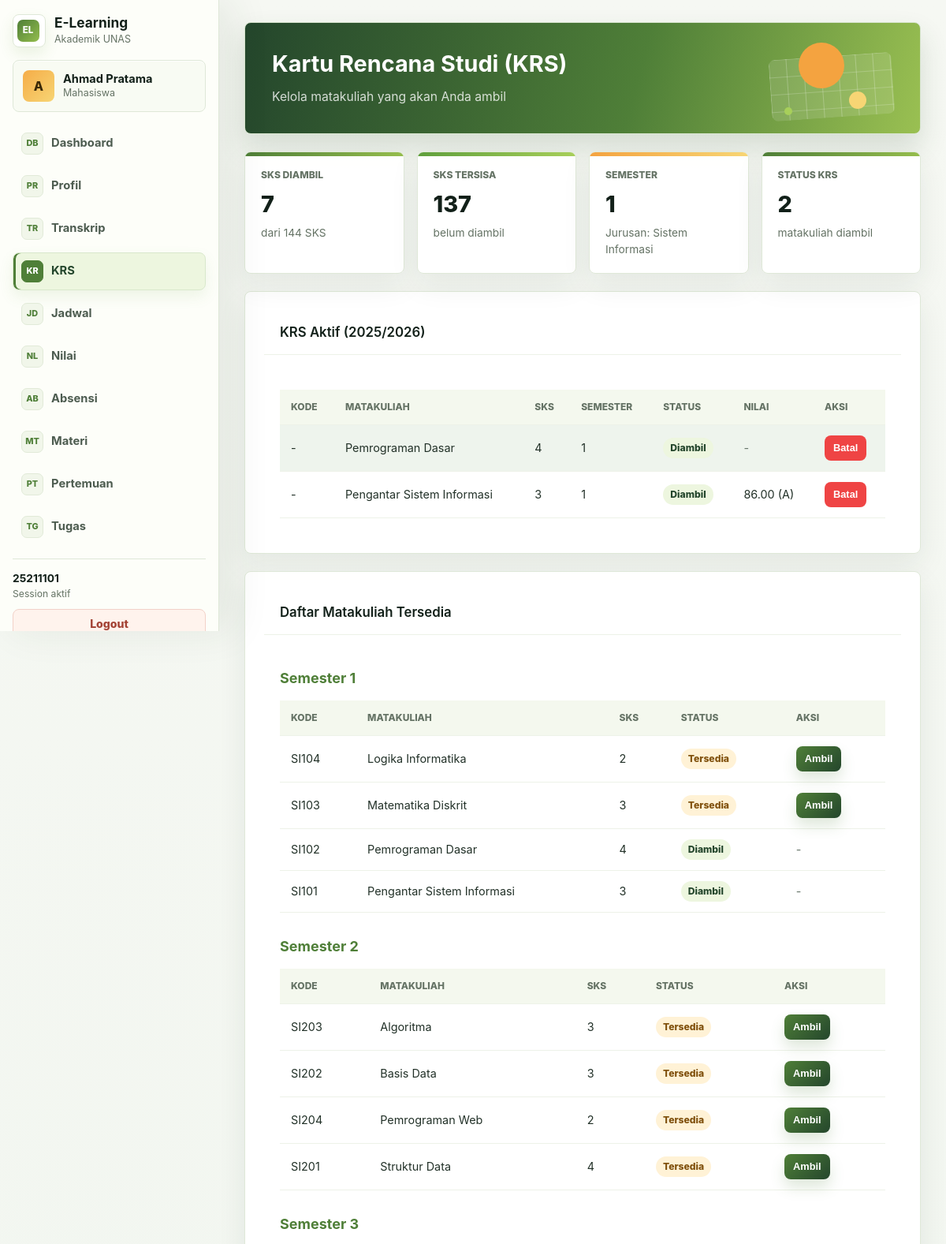
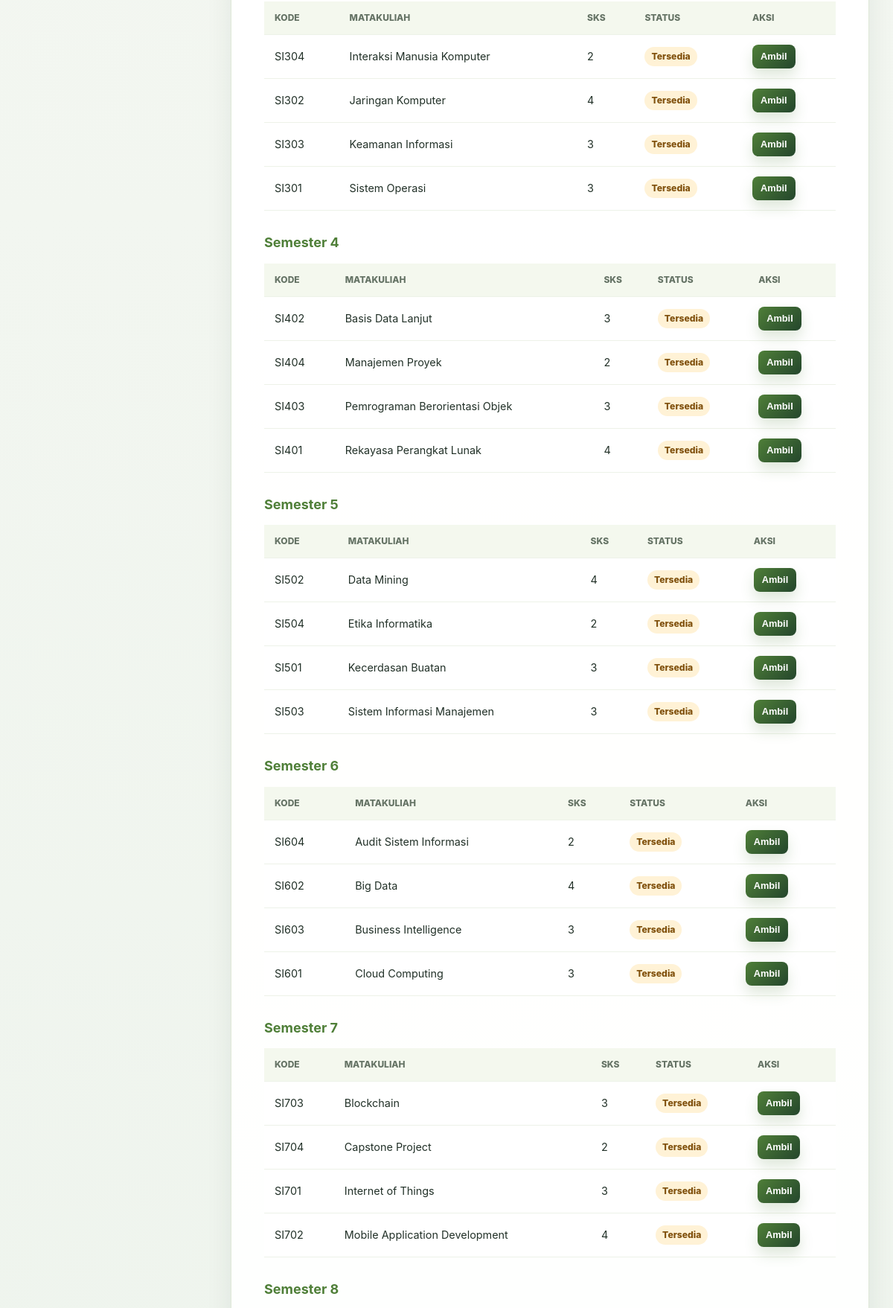
/src/mahasiswa/krs.php (signed in, upper part), run on the app's committed database (2 pictures, top to bottom).
### tables this page shows
CREATE TABLE IF NOT EXISTS mahasiswa (
  id INT PRIMARY KEY AUTO_INCREMENT,
  user_id INT NOT NULL UNIQUE,
  nim VARCHAR(20) UNIQUE,
  jurusan_id INT NOT NULL,
  tahun_angkatan INT NOT NULL,
  semester_saat_ini INT DEFAULT 1,
  total_sks_diambil INT DEFAULT 0,
  total_sks_lulus INT DEFAULT 0,
  ipk DECIMAL(3,2) DEFAULT 0.00,
  status_akademik ENUM('aktif', 'cuti', 'lulus', 'drop') DEFAULT 'aktif',
  created_at TIMESTAMP DEFAULT CURRENT_TIMESTAMP,
  updated_at TIMESTAMP DEFAULT CURRENT_TIMESTAMP ON UPDATE CURRENT_TIMESTAMP,
  FOREIGN KEY (user_id) REFERENCES users(id) ON DELETE CASCADE,
  FOREIGN KEY (jurusan_id) REFERENCES jurusan(id),
  INDEX idx_jurusan (jurusan_id),
  INDEX idx_tahun_angkatan (tahun_angkatan)
);

CREATE TABLE IF NOT EXISTS users (
  id INT PRIMARY KEY AUTO_INCREMENT,
  username VARCHAR(8) UNIQUE NOT NULL,
  password VARCHAR(255) NOT NULL,
  nama_lengkap VARCHAR(100) NOT NULL,
  nama_depan VARCHAR(50) NOT NULL,
  email VARCHAR(100),
  role ENUM('mahasiswa', 'dosen', 'admin') NOT NULL,
  status ENUM('aktif', 'nonaktif') DEFAULT 'aktif',
  last_login TIMESTAMP NULL,
  created_at TIMESTAMP DEFAULT CURRENT_TIMESTAMP,
  updated_at TIMESTAMP DEFAULT CURRENT_TIMESTAMP ON UPDATE CURRENT_TIMESTAMP,
  INDEX idx_username (username),
  INDEX idx_role (role)
);

CREATE TABLE IF NOT EXISTS jurusan (
  id INT PRIMARY KEY AUTO_INCREMENT,
  kode_jurusan VARCHAR(2) UNIQUE NOT NULL,
  nama_jurusan VARCHAR(100) NOT NULL,
  deskripsi TEXT,
  created_at TIMESTAMP DEFAULT CURRENT_TIMESTAMP
);

CREATE TABLE IF NOT EXISTS krs (
  id INT PRIMARY KEY AUTO_INCREMENT,
  mahasiswa_id INT NOT NULL,
  matakuliah_id INT NOT NULL,
  kelas_id INT NOT NULL,
  semester INT NOT NULL,
  tahun_akademik VARCHAR(9) NOT NULL,
  status_krs ENUM('diambil', 'lulus', 'gagal', 'batal') DEFAULT 'diambil',
  nilai_akhir DECIMAL(5,2),
  grade VARCHAR(2),
  created_at TIMESTAMP DEFAULT CURRENT_TIMESTAMP,
  updated_at TIMESTAMP DEFAULT CURRENT_TIMESTAMP ON UPDATE CURRENT_TIMESTAMP,
  FOREIGN KEY (mahasiswa_id) REFERENCES mahasiswa(id) ON DELETE CASCADE,
  FOREIGN KEY (matakuliah_id) REFERENCES matakuliah(id),
  FOREIGN KEY (kelas_id) REFERENCES kelas(id),
  UNIQUE KEY unique_krs (mahasiswa_id, matakuliah_id, tahun_akademik),
  INDEX idx_mahasiswa (mahasiswa_id),
  INDEX idx_matakuliah (matakuliah_id),
  INDEX idx_tahun_akademik (tahun_akademik)
);

CREATE TABLE IF NOT EXISTS matakuliah (
  id INT PRIMARY KEY AUTO_INCREMENT,
  kode_matkul VARCHAR(10) UNIQUE NOT NULL,
  nama_matkul VARCHAR(100) NOT NULL,
  sks INT NOT NULL,
  semester INT NOT NULL,
  jurusan_id INT NOT NULL,
  deskripsi TEXT,
  created_at TIMESTAMP DEFAULT CURRENT_TIMESTAMP,
  updated_at TIMESTAMP DEFAULT CURRENT_TIMESTAMP ON UPDATE CURRENT_TIMESTAMP,
  FOREIGN KEY (jurusan_id) REFERENCES jurusan(id),
  INDEX idx_semester (semester),
  INDEX idx_jurusan (jurusan_id)
);

### src/auth/check_auth.php (called while the page is built, shortened)
<?php
function isLoggedIn() {
  return isset($_SESSION['user_id']) && !empty($_SESSION['user_id']);
}
function getCurrentUser() {
  return [
    'id' => $_SESSION['user_id'],
    'username' => $_SESSION['username'],
    'nama_lengkap' => $_SESSION['nama_lengkap'],
    'role' => $_SESSION['role'],
    'email' => $_SESSION['email'] ?? null
  ];
}
?>

### src/helpers/db.php (called while the page is built, shortened)
<?php
function executeQuery($conn, $sql, $params = [], $types = '') {
  try {
    $stmt = $conn->prepare($sql);
    if (!empty($params)) {
      $stmt->bind_param($types, ...$params);
    }
    if (!$stmt->execute()) {
      throw new Exception("Execute failed: " . $stmt->error);
    }
    return $stmt;
  } catch (Exception $e) {
    error_log("Database error: " . $e->getMessage());
    return false;
  }
}
function fetchRow($conn, $sql, $params = [], $types = '') {
  $stmt = executeQuery($conn, $sql, $params, $types);
  $result = $stmt->get_result();
  $row = $result->fetch_assoc();
  return $row;
}
function fetchAll($conn, $sql, $params = [], $types = '') {
  $stmt = executeQuery($conn, $sql, $params, $types);
  $result = $stmt->get_result();
  $rows = [];
  while ($row = $result->fetch_assoc()) {
    $rows[] = $row;
  }
  return $rows;
}
function getMahasiswaByUserId($conn, $userId) {
  return fetchRow($conn, "
    SELECT m.*, j.nama_jurusan, u.nama_lengkap, u.email
    FROM mahasiswa m
    JOIN jurusan j ON m.jurusan_id = j.id
    JOIN users u ON m.user_id = u.id
    WHERE m.user_id = ?
  ", [$userId], 'i');
}
function getKRSByMahasiswaId($conn, $mahasiswaId, $tahunAkademik = null) {
  $sql = "
    SELECT k.*, m.nama_matkul, m.sks, k.kelas_id, kl.hari, kl.jam_mulai, kl.jam_selesai, kl.ruangan
    FROM krs k
    JOIN matakuliah m ON k.matakuliah_id = m.id
    JOIN kelas kl ON k.kelas_id = kl.id
    WHERE k.mahasiswa_id = ?
  ";
  $params = [$mahasiswaId];
  $types = 'i';
  if ($tahunAkademik) {
    $sql .= " AND k.tahun_akademik = ?";
    $params[] = $tahunAkademik;
    $types .= 's';
  }
  $sql .= " ORDER BY m.semester, m.nama_matkul";
  return fetchAll($conn, $sql, $params, $types);
}

### src/mahasiswa/krs.php (the view, shortened to what this page needs)
<?php
require_once __DIR__ . '/../../config/database.php';
require_once __DIR__ . '/../helpers/db.php';
require_once __DIR__ . '/../auth/check_auth.php';
$user = getCurrentUser();
$mahasiswa = getMahasiswaByUserId($conn, $user['id']);
$tahunAkademik = '2025/2026';
$allMatakuliah = fetchAll($conn, "
  SELECT m.*, j.nama_jurusan
  FROM matakuliah m
  JOIN jurusan j ON m.jurusan_id = j.id
  WHERE m.jurusan_id = ?
  ORDER BY m.semester, m.nama_matkul
", [$mahasiswa['jurusan_id']], 'i');
$currentKrs = getKRSByMahasiswaId($conn, $mahasiswa['id'], $tahunAkademik);
$activeKrs = array_values(array_filter($currentKrs, function($krs) {
  return $krs['status_krs'] !== 'batal';
}));
$currentKrsIds = array_column($activeKrs, 'matakuliah_id');
$matkuPerSemester = [];
foreach ($allMatakuliah as $mk) {
  $semester = $mk['semester'];
  if (!isset($matkuPerSemester[$semester])) {
    $matkuPerSemester[$semester] = [];
  }
  $matkuPerSemester[$semester][] = $mk;
}
$totalSksAmbil = array_sum(array_map(function($krs) {
  return $krs['status_krs'] === 'diambil' ? $krs['sks'] : 0;
}, $activeKrs));
$totalSksPending = 144 - $totalSksAmbil;
?>
<!DOCTYPE html>
<html lang="id">
<head>
  <link rel="stylesheet" href="/elearning_unas/public/css/style.css?v=20260702-fix3">
  <link rel="stylesheet" href="/elearning_unas/public/css/app.css?v=20260702-fix3">
</head>
<body>
  <?php include __DIR__ . '/../components/sidebar.php'; ?>
  <main>
    <div class="page-header">
      <h1 class="page-title">Kartu Rencana Studi (KRS)</h1>
      <p class="page-subtitle">Kelola matakuliah yang akan Anda ambil</p>
    </div>
    <div class="dashboard-grid">
      <div class="stat-card">
        <div class="stat-label">SKS Diambil</div>
        <div class="stat-value"><?php echo $totalSksAmbil; ?></div>
        <div class="stat-change">dari 144 SKS</div>
      </div>
      <div class="stat-card success">
        <div class="stat-label">SKS Tersisa</div>
        <div class="stat-value"><?php echo $totalSksPending; ?></div>
        <div class="stat-change">belum diambil</div>
      </div>
      <div class="stat-card warning">
        <div class="stat-label">Semester</div>
        <div class="stat-value"><?php echo $mahasiswa['semester_saat_ini']; ?></div>
        <div class="stat-change">Jurusan: <?php echo htmlspecialchars($mahasiswa['nama_jurusan']); ?></div>
      </div>
      <div class="stat-card">
        <div class="stat-label">Status KRS</div>
        <div class="stat-value"><?php echo count($activeKrs); ?></div>
        <div class="stat-change">matakuliah diambil</div>
      </div>
    </div>
    <div class="card" style="margin-top: 2rem;">
      <div class="card-header">
        <h2 class="card-title">KRS Aktif (<?php echo $tahunAkademik; ?>)</h2>
      </div>
      <div class="card-body">
        <?php if (empty($activeKrs)): ?>
          <p class="text-muted">Belum ada KRS. Silakan tambahkan matakuliah di bawah.</p>
        <?php else: ?>
          <table class="table table-striped">
            <thead>
              <tr>
                <th>Kode</th>
                <th>Matakuliah</th>
                <th>SKS</th>
                <th>Semester</th>
                <th>Status</th>
                <th>Nilai</th>
                <th>Aksi</th>
              </tr>
            </thead>
            <tbody>
              <?php foreach ($activeKrs as $krs): ?>
                <tr>
                  <td><?php echo htmlspecialchars($krs['kode_matkul'] ?? '-'); ?></td>
                  <td><?php echo htmlspecialchars($krs['nama_matkul']); ?></td>
                  <td><?php echo $krs['sks']; ?></td>
                  <td><?php echo $krs['semester']; ?></td>
                  <td>
                    <span class="badge badge-primary">
                      <?php echo ucfirst($krs['status_krs']); ?>
                    </span>
                  </td>
                  <td>
                    <?php if ($krs['nilai_akhir']): ?>
                      <?php echo $krs['nilai_akhir']; ?> (<?php echo $krs['grade']; ?>)
                    <?php else: ?>
                      <span class="text-muted">-</span>
                    <?php endif; ?>
                  </td>
                  <td>
                    <?php if ($krs['status_krs'] === 'diambil'): ?>
                      <form method="POST" style="display:inline;">
                        <button type="submit" class="btn btn-danger btn-sm" onclick="return confirm('Batalkan KRS ini?')">
                        Batal
                        </button>
                      </form>
                    <?php endif; ?>
                  </td>
                </tr>
              <?php endforeach; ?>
            </tbody>
          </table>
        <?php endif; ?>
      </div>
    </div>
    <div class="card" style="margin-top: 2rem;">
      <div class="card-header">
        <h2 class="card-title">Daftar Matakuliah Tersedia</h2>
      </div>
      <div class="card-body">
        <?php foreach ($matkuPerSemester as $semester => $matkul): ?>
          <div style="margin-bottom: 2rem;">
            <h3 style="font-size: 1.125rem; margin-bottom: 1rem; color: var(--color-primary);">
              Semester <?php echo $semester; ?>
            </h3>
            <table class="table table-compact">
              <thead>
                <tr>
                  <th>Kode</th>
                  <th>Matakuliah</th>
                  <th>SKS</th>
                  <th>Status</th>
                  <th>Aksi</th>
                </tr>
              </thead>
              <tbody>
                <?php foreach ($matkul as $mk): ?>
                  <tr>
                    <td><?php echo htmlspecialchars($mk['kode_matkul']); ?></td>
                    <td><?php echo htmlspecialchars($mk['nama_matkul']); ?></td>
                    <td><?php echo $mk['sks']; ?></td>
                    <td>
                      <?php if (in_array($mk['id'], $currentKrsIds)): ?>
                        <span class="badge badge-success">Diambil</span>
                      <?php else: ?>
                        <span class="badge badge-warning">Tersedia</span>
                      <?php endif; ?>
                    </td>
                    <td>
                      <?php if (!in_array($mk['id'], $currentKrsIds)): ?>
                        <form method="POST" style="display:inline;">
                          <button type="submit" class="btn btn-primary btn-sm" onclick="return confirm('Ambil matakuliah: <?php echo htmlspecialchars($mk['nama_matkul'], ENT_QUOTES); ?>?')">
                          Ambil
                          </button>
                        </form>
                      <?php else: ?>
                        <span class="text-muted">-</span>
                      <?php endif; ?>
                    </td>
                  </tr>
                <?php endforeach; ?>
              </tbody>
            </table>
          </div>
        <?php endforeach; ?>
      </div>
    </div>
  </main>
</body>
</html>

### src/components/sidebar.php (shortened to what this page needs)
<?php
require_once __DIR__ . '/../auth/check_auth.php';
$current_page = basename($_SERVER['PHP_SELF']);
$user = getCurrentUser();
$roleMenus = $menus[$user['role']] ?? [];
$roleDisplay = [
  'mahasiswa' => 'Mahasiswa',
  'dosen' => 'Dosen',
  'admin' => 'Administrator'
][$user['role']] ?? 'User';
$initials = strtoupper(substr($user['nama_lengkap'] ?? 'U', 0, 1));
?>
<aside class="sidebar">
  <div class="sidebar-header">
    <div class="sidebar-brand">
      <div class="brand-mark">EL</div>
      <div>
        <h3>E-Learning</h3>
        <span>Akademik UNAS</span>
      </div>
    </div>
  </div>
  <div class="sidebar-user">
    <div class="user-avatar"><?php echo htmlspecialchars($initials); ?></div>
    <div class="user-meta">
      <strong><?php echo htmlspecialchars($user['nama_lengkap']); ?></strong>
      <span><?php echo htmlspecialchars($roleDisplay); ?></span>
    </div>
  </div>
  <nav class="sidebar-nav">
    <?php foreach ($roleMenus as $item): ?>
      <a href="<?php echo htmlspecialchars($item['href']); ?>" class="nav-item <?php echo $current_page === $item['file'] ? 'active' : ''; ?>">
        <span class="nav-icon"><?php echo htmlspecialchars($item['icon']); ?></span>
        <?php echo htmlspecialchars($item['label']); ?>
      </a>
    <?php endforeach; ?>
  </nav>
  <div class="sidebar-footer">
    <div class="sidebar-footnote">
      <strong><?php echo htmlspecialchars($user['username']); ?></strong>
      <span>Session aktif</span>
    </div>
    <a href="/elearning_unas/src/auth/logout.php" class="btn btn-danger btn-block">Logout</a>
  </div>
</aside>

### data on the page
mahasiswa: user.nama_lengkap "A", user.nama_lengkap "Ahmad Pratama", semester_saat_ini "1", jurusan.nama_jurusan "Sistem Informasi"
krs: kode_matkul "-", matakuliah.nama_matkul "Pemrograman Dasar", matakuliah.sks "4", semester "1", status_krs "Diambil"
krs: kode_matkul "-", matakuliah.nama_matkul "Pengantar Sistem Informasi", matakuliah.sks "3", semester "1", status_krs "Diambil", nilai_akhir "86.00", grade "A"
matakuliah: kode_matkul "SI104", nama_matkul "Logika Informatika", sks "2", shows "Tersedia"
matakuliah: kode_matkul "SI103", nama_matkul "Matematika Diskrit", sks "3", shows "Tersedia"
matakuliah: kode_matkul "SI102", nama_matkul "Pemrograman Dasar", sks "4", shows "Diambil"
matakuliah: kode_matkul "SI101", nama_matkul "Pengantar Sistem Informasi", sks "3", shows "Diambil"
matakuliah: kode_matkul "SI203", nama_matkul "Algoritma", sks "3", shows "Tersedia"
matakuliah: kode_matkul "SI202", nama_matkul "Basis Data", sks "3", shows "Tersedia"
matakuliah: kode_matkul "SI204", nama_matkul "Pemrograman Web", sks "2", shows "Tersedia"
matakuliah: kode_matkul "SI201", nama_matkul "Struktur Data", sks "4", shows "Tersedia"
matakuliah: kode_matkul "SI304", nama_matkul "Interaksi Manusia Komputer", sks "2", shows "Tersedia"
matakuliah: kode_matkul "SI302", nama_matkul "Jaringan Komputer", sks "4", shows "Tersedia"
matakuliah: kode_matkul "SI303", nama_matkul "Keamanan Informasi", sks "3", shows "Tersedia"
matakuliah: kode_matkul "SI301", nama_matkul "Sistem Operasi", sks "3", shows "Tersedia"
matakuliah: kode_matkul "SI402", nama_matkul "Basis Data Lanjut", sks "3", shows "Tersedia"
matakuliah: kode_matkul "SI404", nama_matkul "Manajemen Proyek", sks "2", shows "Tersedia"
matakuliah: kode_matkul "SI403", nama_matkul "Pemrograman Berorientasi Objek", sks "3", shows "Tersedia"
matakuliah: kode_matkul "SI401", nama_matkul "Rekayasa Perangkat Lunak", sks "4", shows "Tersedia"
matakuliah: kode_matkul "SI502", nama_matkul "Data Mining", sks "4", shows "Tersedia"
matakuliah: kode_matkul "SI504", nama_matkul "Etika Informatika", sks "2", shows "Tersedia"
matakuliah: kode_matkul "SI501", nama_matkul "Kecerdasan Buatan", sks "3", shows "Tersedia"
matakuliah: kode_matkul "SI503", nama_matkul "Sistem Informasi Manajemen", sks "3", shows "Tersedia"
matakuliah: kode_matkul "SI604", nama_matkul "Audit Sistem Informasi", sks "2", shows "Tersedia"
matakuliah: kode_matkul "SI602", nama_matkul "Big Data", sks "4", shows "Tersedia"
matakuliah: kode_matkul "SI603", nama_matkul "Business Intelligence", sks "3", shows "Tersedia"
matakuliah: kode_matkul "SI601", nama_matkul "Cloud Computing", sks "3", shows "Tersedia"
matakuliah: kode_matkul "SI703", nama_matkul "Blockchain", sks "3", shows "Tersedia"
matakuliah: kode_matkul "SI704", nama_matkul "Capstone Project", sks "2", shows "Tersedia"
matakuliah: kode_matkul "SI701", nama_matkul "Internet of Things", sks "3", shows "Tersedia"
matakuliah: kode_matkul "SI702", nama_matkul "Mobile Application Development", sks "4", shows "Tersedia"
matakuliah: semester "8"

### other printed values
$roleDisplay "Mahasiswa"
$item['icon'] "DB"
$item['label'] "Dashboard"
$item['icon'] "PR"
$item['label'] "Profil"
$item['icon'] "TR"
$item['label'] "Transkrip"
$item['icon'] "KR"
$item['label'] "KRS"
$item['icon'] "JD"
$item['label'] "Jadwal"
$item['icon'] "NL"
$item['label'] "Nilai"
$item['icon'] "AB"
$item['label'] "Absensi"
